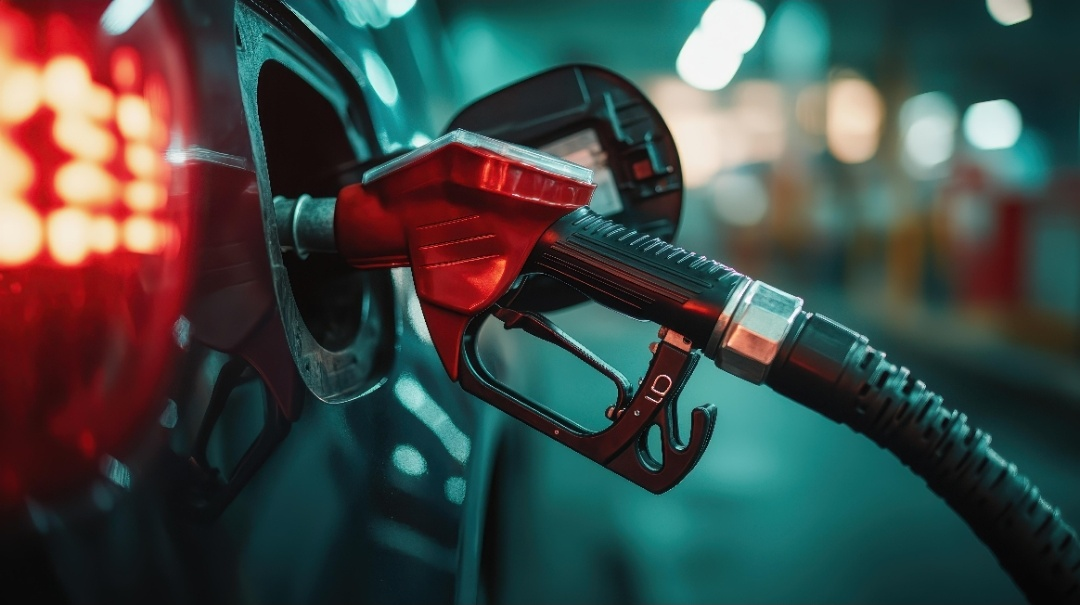
#> input picture capital-curioso/assets/fotos/05_bomba_gasolina.jpg, 1080 x 605 px
$ python -i render.py   (imports and definitions only)
#> lines starting #> are read from the running program, lines starting #| are printed output that depends on the picture
#!/usr/bin/env python3
"""Capital Curioso — "El costo de congelar los combustibles".

Genera los fotogramas 1080x1920 @30 fps con PIL y los envía a FFmpeg.
Todas las animaciones se calculan por código a partir de los tiempos reales
de la narración (combustibles/transcripcion_palabras.json).

Uso:
  python3 render.py video  <salida_sin_audio.mp4> [--sin-subtitulos]
  python3 render.py frame  <t_video_segundos> <salida.png>
  python3 render.py portada <salida.png>
"""
import math
import subprocess
import sys
from functools import lru_cache
from multiprocessing import Pool
from pathlib import Path

import numpy as np
from PIL import Image, ImageDraw, ImageFilter, ImageFont

sys.path.insert(0, str(Path(__file__).resolve().parents[2] / "src"))
from marca import (ASSETS, FONT_FILES, FPS, GOLD, GRAPHITE, GREY, GREY_DARK,  # noqa: E402
                   H, NAVY, NAVY_DEEP, RED, W, WHITE)

from tiempos import (CIERRE_INICIO, DURACION_VIDEO, ESCENAS, OFFSET,  # noqa: E402
                     SUBTITULOS, XF)

FOTOS = ASSETS / "fotos"
CIERRE = ASSETS / "referencias" / "capital_curioso_cierre.mp4"
SHOW_SUBS = True

# ----------------------------------------------------------------- utilidades


def clamp(x, a=0.0, b=1.0):
    return max(a, min(b, x))


def prog(t, t0, dur):
    return clamp((t - t0) / dur) if dur > 0 else float(t >= t0)


def ease_out(x):
    return 1 - (1 - x) ** 3


def ease_in_out(x):
    return 4 * x ** 3 if x < 0.5 else 1 - (-2 * x + 2) ** 3 / 2


def ease_back(x):
    c1, c3 = 1.4, 2.4
    return 1 + c3 * (x - 1) ** 3 + c1 * (x - 1) ** 2


@lru_cache(maxsize=None)
def font(weight, size):
    return ImageFont.truetype(str(FONT_FILES[weight]), size)


# [52 lines left out: functions text_sprite, place, not called in this run]


def text(canvas, s, x, y, size, weight="bold", color=WHITE, anchor="mm", opacity=1.0,
         tracking=0, shadow=0.55, scale=1.0):
    place(canvas, text_sprite(s, weight, size, color, tracking, shadow), x, y, anchor, opacity, scale)


def layer():
    return Image.new("RGBA", (W, H), (0, 0, 0, 0))


# [7 lines left out: function with_opacity, not called in this run]


def rrect(d, box, r, fill=None, outline=None, width=1):
    d.rounded_rectangle([int(v) for v in box], radius=r, fill=fill, outline=outline, width=width)


def rgba(c, a):
    return tuple(c[:3]) + (int(255 * clamp(a)),)


# ----------------------------------------------------------- fondos y fotos


@lru_cache(maxsize=None)
def bg_gradient(kind="navy"):
    y = np.linspace(0, 1, H)[:, None]
    if kind == "navy":
        top, bot = np.array(NAVY_DEEP), np.array(GRAPHITE)
    else:
        top, bot = np.array((14, 22, 40)), np.array((10, 11, 15))
    g = top * (1 - y) + bot * y
    arr = np.repeat(g[:, None, :], W, axis=1).reshape(H, W, 3)
    # brillo radial suave arriba (profundidad)
    yy, xx = np.mgrid[0:H, 0:W]
    glow = np.exp(-(((xx - 540) / 700) ** 2 + ((yy - 620) / 760) ** 2))
    arr = arr + glow[..., None] * np.array((14, 30, 62)) * 0.9
    return Image.fromarray(np.clip(arr, 0, 255).astype(np.uint8)).convert("RGBA")


# [9 lines left out: function grid_layer, not called in this run]


@lru_cache(maxsize=None)
def vignette():
    yy, xx = np.mgrid[0:H, 0:W]
    r = np.sqrt(((xx - W / 2) / (W * 0.62)) ** 2 + ((yy - H / 2) / (H * 0.6)) ** 2)
    a = np.clip((r - 0.62) / 0.6, 0, 1) ** 1.6 * 150
    # banda inferior para la legibilidad de subtítulos
    band = np.clip((yy - 1180) / 220, 0, 1) * np.clip((1700 - yy) / 160 + 0.6, 0, 1) * 70
    a = np.clip(a + band, 0, 210)
    arr = np.zeros((H, W, 4), np.uint8)
    arr[..., 3] = a.astype(np.uint8)
    return Image.fromarray(arr, "RGBA")


@lru_cache(maxsize=None)
def photo(name, warm=False):
    """Carga y gradúa una foto: ligera desaturación y sombras hacia el azul marca."""
    im = Image.open(FOTOS / name).convert("RGB")
    a = np.asarray(im).astype(np.float32) / 255
    lum = a @ np.array([0.299, 0.587, 0.114])
    a = a * 0.82 + lum[..., None] * 0.18                         # desaturar 18 %
    shadow_tint = np.array([0.04, 0.10, 0.24])
    a = a + (1 - lum[..., None]) ** 2 * shadow_tint * 0.55        # sombras azuladas
    a = np.clip((a - 0.5) * 1.08 + 0.5, 0, 1) ** 1.05             # contraste
    out = Image.fromarray((a * 255).astype(np.uint8))
    if out.width < 1500:  # reescalado previo de alta calidad
        s = 1.6
        out = out.resize((int(out.width * s), int(out.height * s)), Image.LANCZOS)
        out = out.filter(ImageFilter.UnsharpMask(radius=2, percent=60, threshold=2))
    return out


@lru_cache(maxsize=None)
def feather_mask(ph, top=170, bottom=220):
    y = np.arange(ph)
    a = np.clip(y / top, 0, 1) * np.clip((ph - 1 - y) / bottom, 0, 1)
    a = (np.sin(a * np.pi / 2) ** 2 * 255).astype(np.uint8)
    return Image.fromarray(np.repeat(a[:, None], W, axis=1), "L")


def photo_panel(canvas, name, y0, y1, k, zoom=(1.0, 1.08), pan=(0.0, 0.0), dim=0.0,
                label=True, opacity=1.0, focus=(0.5, 0.5)):
    """Panel fotográfico a todo el ancho con movimiento de cámara (k: 0..1)."""
    src = photo(name)
    ph = y1 - y0
    sw, sh = src.size
    s0 = max(W / sw, ph / sh)
    z = zoom[0] + (zoom[1] - zoom[0]) * ease_in_out(clamp(k))
    s = s0 * z
    vw, vh = W / s, ph / s
    p = pan[0] + (pan[1] - pan[0]) * ease_in_out(clamp(k))
    cx = clamp(sw * focus[0] + p * (sw - vw) / 2, vw / 2, sw - vw / 2)
    cy = clamp(sh * focus[1], vh / 2, sh - vh / 2)
    img = src.transform((W, ph), Image.AFFINE, (1 / s, 0, cx - vw / 2, 0, 1 / s, cy - vh / 2),
                        resample=Image.BICUBIC)
    if dim > 0:
        img = Image.blend(img, Image.new("RGB", img.size, NAVY_DEEP), dim)
    img = img.convert("RGBA")
    m = feather_mask(ph)
    if opacity < 1:
        m = m.point(lambda v: int(v * opacity))
    img.putalpha(m)
    canvas.alpha_composite(img, (0, y0))
    if label:
        text(canvas, "IMAGEN ILUSTRATIVA", 90, 284, 18, "semibold", (255, 255, 255),
             anchor="lm", opacity=0.6 * opacity, tracking=3, shadow=0.7)


# ------------------------------------------------------------ marca / cabecera


@lru_cache(maxsize=None)
def logo_mark(size):
    """Lupa con signo de interrogación, recortada del cierre oficial."""
    im = Image.open(ASSETS / "logo.png").convert("RGB")
    a = np.asarray(im).astype(np.int32)
    diff = np.abs(a - np.array(NAVY)).sum(2)
    ys, xs = np.where(diff[:470] > 60)
    box = (xs.min() - 4, ys.min() - 4, xs.max() + 5, ys.max() + 5)
    crop = im.crop(box)
    ca = np.asarray(crop).astype(np.float32)
    d = np.abs(ca - np.array(NAVY)).sum(2)
    alpha = np.clip(d / 140, 0, 1)
    # des-mezcla del fondo marino
    rgb = (ca - np.array(NAVY) * (1 - alpha[..., None])) / np.maximum(alpha[..., None], 1e-3)
    out = np.dstack([np.clip(rgb, 0, 255), alpha * 255]).astype(np.uint8)
    lm = Image.fromarray(out, "RGBA")
    return lm.resize((size, int(lm.height * size / lm.width)), Image.LANCZOS)


# [19 lines left out: functions brand_bug, header, not called in this run]


def fuente_line(canvas, s, y=1238, op=1.0):
    text(canvas, s, 90, y, 21, "medium", GREY, anchor="lm", opacity=0.85 * op, shadow=0.7)


# ------------------------------------------------------------------ escenas
# Cada escena recibe T = tiempo de la narración (s) y devuelve una imagen RGBA.


# [310 lines left out: functions s1_apertura, s2_anuncio, s3_cifras, sq_pregunta, arrow, s4_mecanismo and 4 more, not called in this run]


# ---------------------------------------------------------------- cierre

_cierre_frames = None


# [18 lines left out: functions cierre_frames, s6_cierre, not called in this run]


SCENE_FUNCS = {
    "s1": s1_apertura, "s2": s2_anuncio, "s3": s3_cifras, "sq": sq_pregunta,
    "s4": s4_mecanismo, "s5a": s5a_costo, "s5b": s5b_condicion, "s5c": s5c_sostenible,
    "s6": s6_cierre,
}

# ------------------------------------------------------------- subtítulos


# [48 lines left out: functions draw_subs, frame_at, not called in this run]


def _render_bytes(i):
    return frame_at(i / FPS, SHOW_SUBS).tobytes()


# [15 lines left out: function render_video, not called in this run]


def portada(path):
    c = bg_gradient().copy()
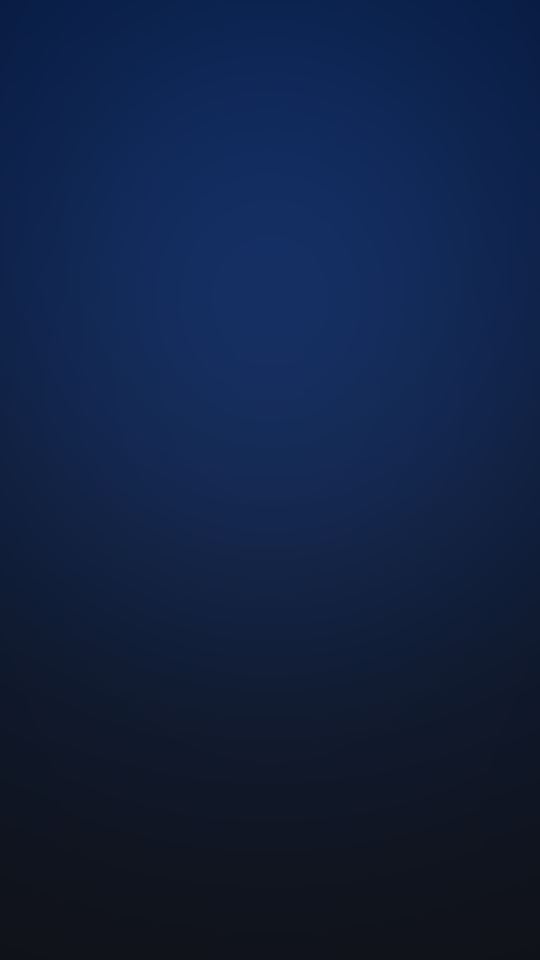
#> c: PIL image 1080x1920 RGBA (shown at 1/2 size); mean R, G, B, A 16.9, 33.2, 65.8, 255
    photo_panel(c, "05_bomba_gasolina.jpg", 120, 1820, 0.5, zoom=(1.12, 1.12), pan=(0, 0), dim=0.42,
                focus=(0.55, 0.5), label=False)
#> in photo, im is the input picture: PIL image 1080x605 RGB; mean R, G, B 65.3, 73.9, 70.9
#> in photo, `lum = a @ np.array([0.299, 0.587, 0.114])`:
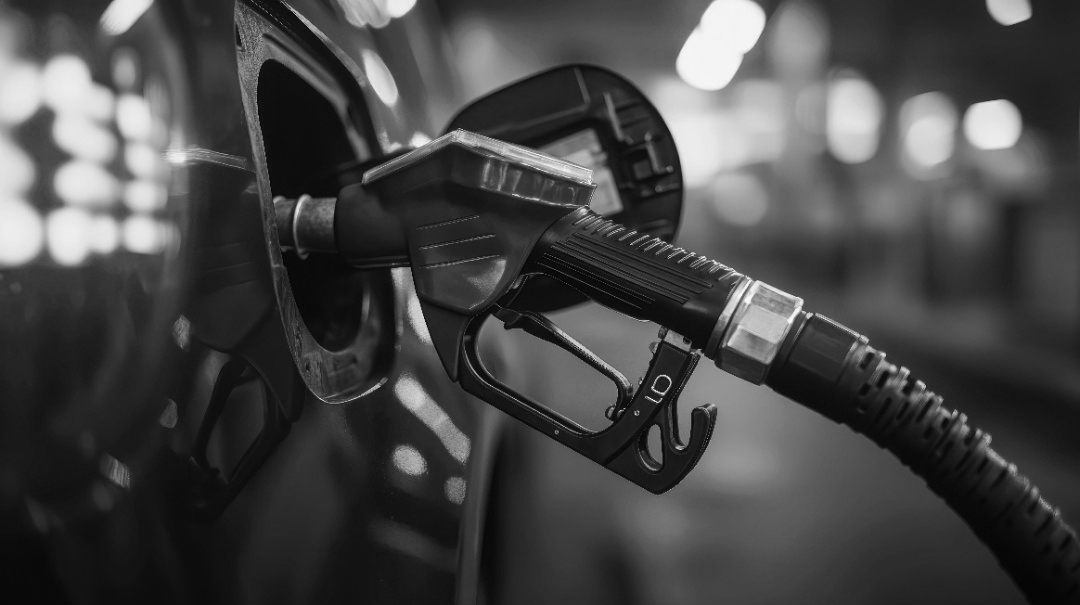
#> lum: shape (605, 1080) float64; min 0.00296, max 0.987, mean 0.278
#> in photo, `a = a + (1 - lum[..., None]) ** 2 * shadow_tint * 0.55`:
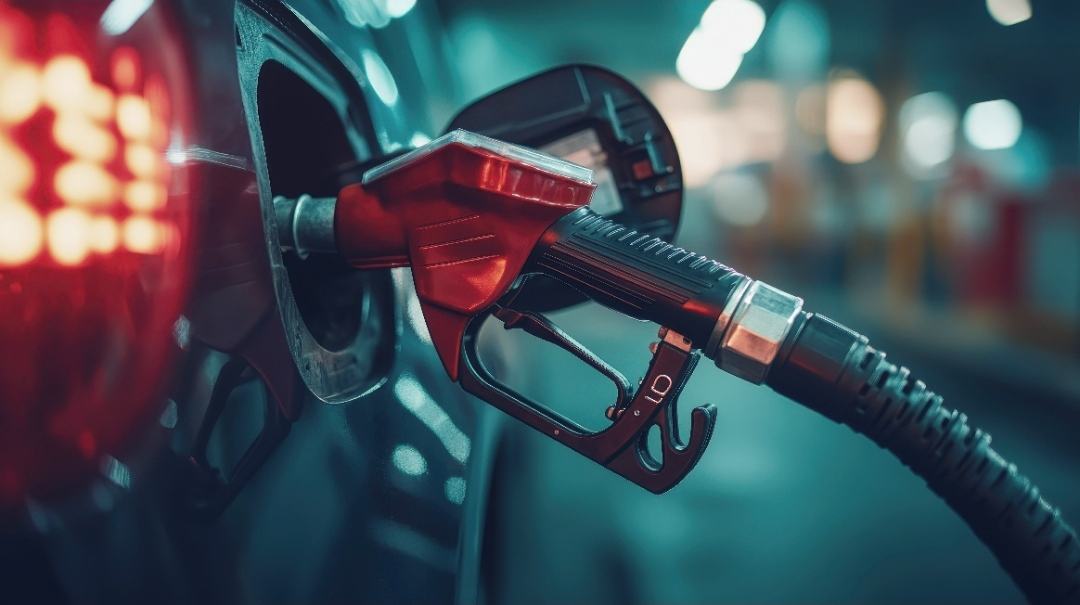
#> a: shape (605, 1080, 3) float64; mean R, G, B 0.273, 0.319, 0.353
#> in photo_panel, `img = src.transform((W, ph), Image.AFFINE, (1 / s, 0, cx - vw / 2, 0, ..`:
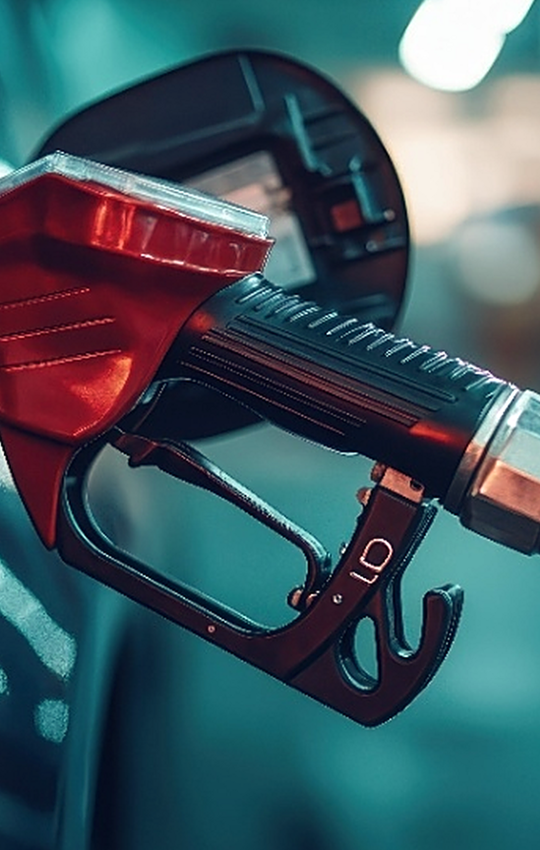
#> img: PIL image 1080x1700 RGB (shown at 1/2 size); mean R, G, B 63.1, 87.5, 96.1
#> in photo_panel, `m = feather_mask(ph)`:
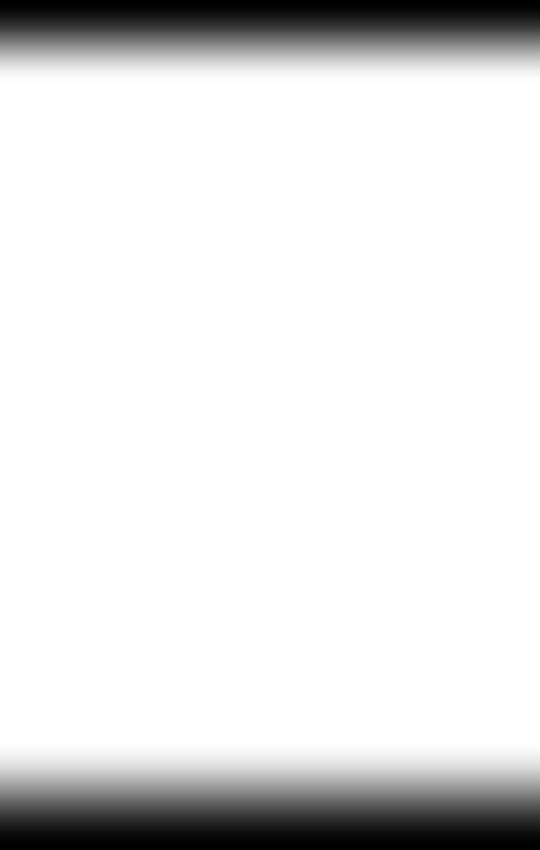
#> m: PIL image 1080x1700 L (shown at 1/2 size); min 0, max 255, mean 225.5
#> in photo_panel, `img.putalpha(m)`:
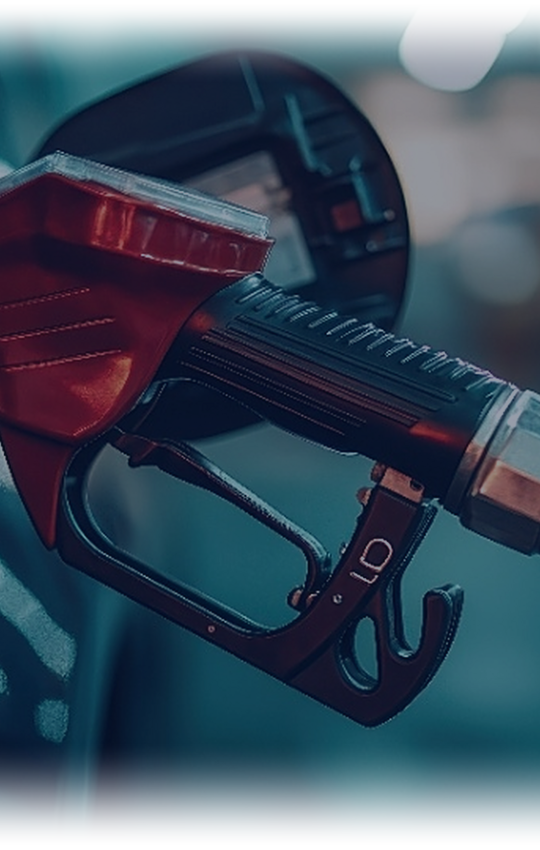
#> img: PIL image 1080x1700 RGBA (shown at 1/2 size); mean R, G, B, A 38.6, 59.5, 77.1, 225.5; transparent parts drawn white
    c.alpha_composite(vignette())
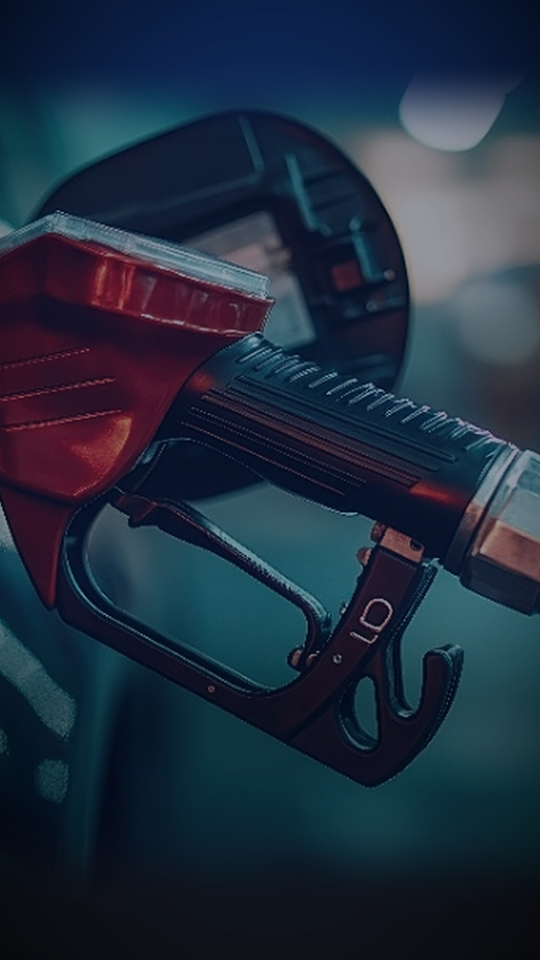
#> c: PIL image 1080x1920 RGBA (shown at 1/2 size); mean R, G, B, A 31.8, 45.5, 62.8, 255
    lm = logo_mark(150)
    c.alpha_composite(lm, (540 - lm.width // 2, 330))
    text(c, "CAPITAL CURIOSO", 540, 590, 40, "black", WHITE, tracking=4, shadow=0.7)
    text(c, "¿QUIÉN PAGA", 540, 830, 128, "black", WHITE, shadow=0.85)
    text(c, "EL SUBSIDIO?", 540, 965, 128, "black", RED, shadow=0.85)
    d = ImageDraw.Draw(c)
    d.rectangle([440, 1078, 640, 1084], fill=rgba(GOLD, 1))
    text(c, "Combustibles congelados hasta el", 540, 1160, 44, "semibold", WHITE, shadow=0.8)
    text(c, "7 de enero de 2027, con un tope de", 540, 1218, 44, "semibold", WHITE, shadow=0.8)
    text(c, "RD$1,500 millones semanales", 540, 1276, 44, "bold", GOLD, shadow=0.8)
    text(c, "IMAGEN ILUSTRATIVA", 540, 1760, 20, "semibold", WHITE, opacity=0.55, tracking=3)
    c.convert("RGB").save(path)


# [10 lines not run here, left out]

#> (the run stopped early here; a loop or call above may not have finished)
